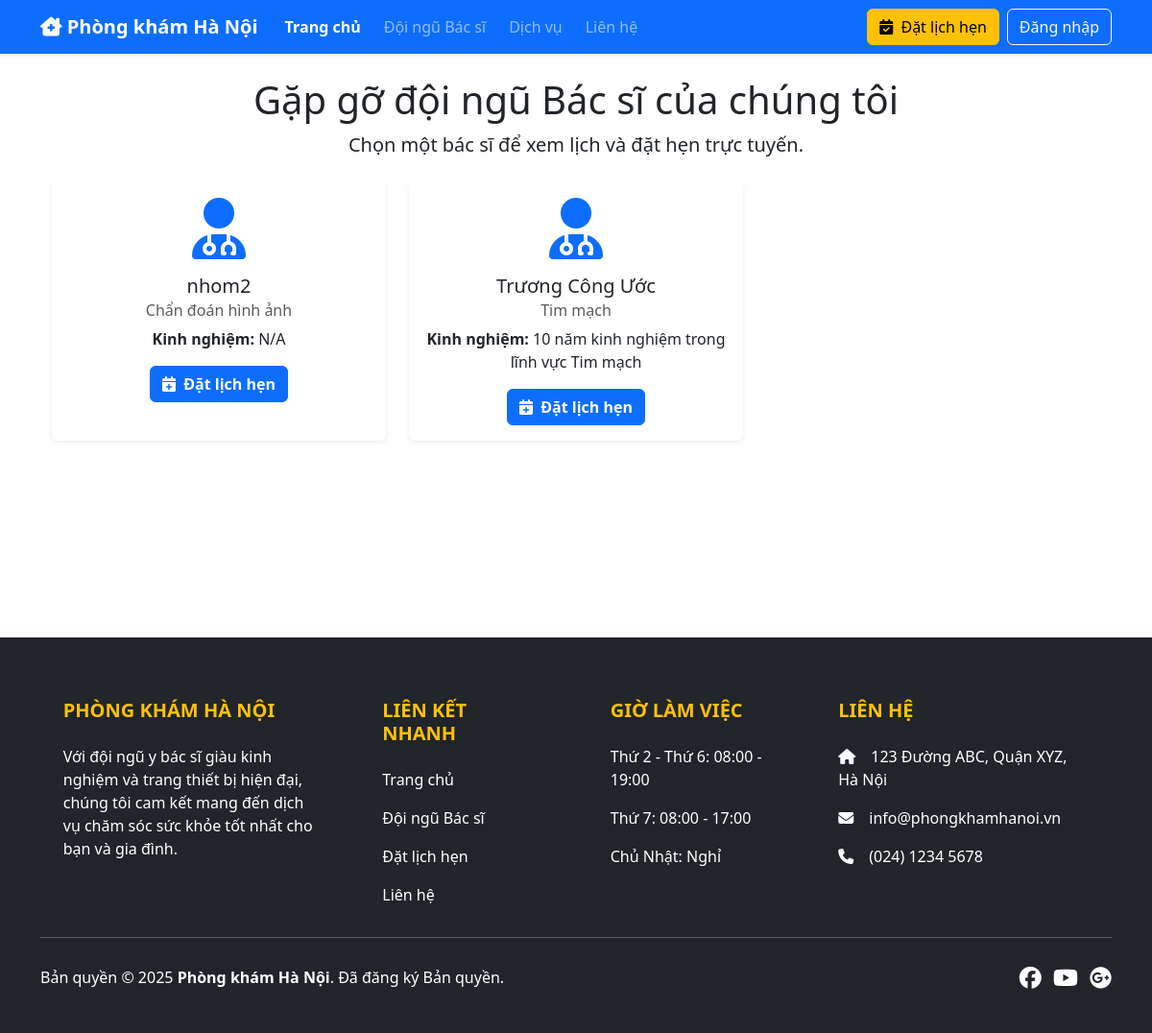
Page /doctors on the committed database.
### tables this page shows
CREATE TABLE `bacsi` (
  `BacSiID` int(11) NOT NULL,
  `UserID` int(11) NOT NULL,
  `ChuyenKhoaID` int(11) DEFAULT NULL,
  `MoTa` text DEFAULT NULL,
  `KinhNghiem` varchar(255) DEFAULT NULL
);

CREATE TABLE `nguoidung` (
  `UserID` int(11) NOT NULL,
  `HoTen` varchar(100) NOT NULL,
  `Email` varchar(100) NOT NULL,
  `MatKhau` varchar(255) NOT NULL,
  `SoDienThoai` varchar(15) DEFAULT NULL,
  `VaiTro` enum('BacSi','BenhNhan','QuanTri') NOT NULL DEFAULT 'BenhNhan',
  `NgayTao` datetime DEFAULT current_timestamp(),
  `HoatDong` tinyint(1) DEFAULT 1
);

CREATE TABLE `chuyenkhoa` (
  `ChuyenKhoaID` int(11) NOT NULL,
  `TenChuyenKhoa` varchar(100) NOT NULL,
  `MoTa` text DEFAULT NULL
);

### app/Controllers/HomeController.php (called while the page is built, shortened)
<?php
class HomeController extends BaseController
{
    public function listDoctors()
    {
        $doctorModel = new Doctor();
        $doctors = $doctorModel->getAllWithSpecialty();
        $this->render('doctors_list', [
            'title' => 'Danh sách Bác sĩ',
            'doctors' => $doctors
        ]);
    }
}

### core/Router.php (called while the page is built, shortened)
<?php
class Router
{
    protected array $routes = [
        'GET' => [],
        'POST' => []
    ];
    public function dispatch(string $uri, string $requestMethod)
    {
        foreach ($this->routes[$requestMethod] as $route => $action) {
            if (preg_match($route, $uri, $matches)) {
                [$controller, $method] = explode('@', $action);
                $controller = "App\\Controllers\\{$controller}";
                $params = array_filter($matches, 'is_string', ARRAY_FILTER_USE_KEY);
                return $this->callAction($controller, $method, $params);
            }
        }
        throw new Exception("Không tìm thấy route cho URI: {$uri}");
    }
    protected function callAction(string $controller, string $method, array $params = []): mixed
    {
        $controllerInstance = new $controller();
        return $controllerInstance->$method(...array_values($params));
    }
    private function addRoute(string $method, string $uri, string $action): void
    {
        $uri = preg_replace('/\{([a-zA-Z0-9_]+)\}/', '(?P<$1>[^/]+)', $uri);
        $uri = '#^' . $uri . '$#';
        $this->routes[$method][$uri] = $action;
    }
}

### public/index.php (called while the page is built, shortened)
<?php
try {
    Router::load(__DIR__ . '/../routes.php')
          ->dispatch(Request::uri(), Request::method());
} catch (Exception $e) {
    echo '<h1>Lỗi</h1>';
    echo '<p>' . $e->getMessage() . '</p>';
}

### config/database.php (called while the page is built)
<?php
return [
    'host' => '127.0.0.1',
    'name' => 'doan1',
    'user' => 'root',
    'pass' => '',
    'port' => 3306,
    'charset' => 'utf8mb4'
];

### core/Database.php (called while the page is built, shortened)
<?php
class Database
{
    private static ?Database $instance = null;
    public PDO $pdo;
    private function __construct()
    {
        $config = require_once __DIR__ . '/../config/database.php';
        $dsn = "mysql:host={$config['host']};port={$config['port']};dbname={$config['name']};charset={$config['charset']}";
        $options = [
            PDO::ATTR_ERRMODE            => PDO::ERRMODE_EXCEPTION,
            PDO::ATTR_DEFAULT_FETCH_MODE => PDO::FETCH_ASSOC,
            PDO::ATTR_EMULATE_PREPARES   => false,
        ];
        try {
            $this->pdo = new PDO($dsn, $config['user'], $config['pass'], $options);
        } catch (PDOException $e) {
            die('Lỗi kết nối Cơ sở dữ liệu: ' . $e->getMessage());
        }
    }
    public static function getInstance(): Database
    {
        if (self::$instance === null) {
            self::$instance = new self();
        }
        return self::$instance;
    }
    public function getConnection(): PDO
    {
        return $this->pdo;
    }
}

### app/Models/Doctor.php (called while the page is built, shortened)
<?php
class Doctor extends BaseModel
{
    protected string $table = 'bacsi';
    public function getAllWithSpecialty(): array
    {
        $sql = "SELECT
                    bs.BacSiID, bs.MoTa, bs.KinhNghiem,
                    u.HoTen,
                    ck.TenChuyenKhoa
                FROM {$this->table} AS bs
                JOIN nguoidung AS u ON bs.UserID = u.UserID
                LEFT JOIN chuyenkhoa AS ck ON bs.ChuyenKhoaID = ck.ChuyenKhoaID
                WHERE u.HoatDong = 1
                ORDER BY u.HoTen";
        $stmt = $this->query($sql);
        return $stmt->fetchAll(PDO::FETCH_ASSOC);
    }
}

### app/Models/BaseModel.php (called while the page is built, shortened)
<?php
abstract class BaseModel
{
    protected PDO $pdo;
    public function __construct()
    {
        $this->pdo = Database::getInstance()->getConnection();
    }
    protected function query(string $sql, array $params = []): PDOStatement|false
    {
        $stmt = $this->pdo->prepare($sql);
        $stmt->execute($params);
        return $stmt;
    }
}

### app/Views/doctors_list.php (the view, shortened to what this page needs)
<div class="container mt-4">
    <div class="text-center mb-4">
        <h1>Gặp gỡ đội ngũ Bác sĩ của chúng tôi</h1>
        <p class="lead">Chọn một bác sĩ để xem lịch và đặt hẹn trực tuyến.</p>
    </div>
    <div class="row">
        <?php if (empty($doctors)): ?>
            <p class="text-center">Chưa có thông tin bác sĩ.</p>
        <?php else: ?>
            <?php foreach ($doctors as $doctor): ?>
                <div class="col-md-6 col-lg-4 mb-4">
                    <div class="card h-100 shadow-sm text-center">
                        <div class="card-body">
                            <i class="fas fa-user-md fa-4x text-primary mb-3"></i>
                            <h5 class="card-title"><?= htmlspecialchars($doctor['HoTen']) ?></h5>
                            <h6 class="card-subtitle mb-2 text-muted"><?= htmlspecialchars($doctor['TenChuyenKhoa'] ?? 'Chưa có chuyên khoa') ?></h6>
                            <p class="card-text"><strong>Kinh nghiệm:</strong> <?= htmlspecialchars($doctor['KinhNghiem'] ?? 'N/A') ?></p>
                            <a href="/appointments/create/<?= $doctor['BacSiID'] ?>" class="btn btn-primary">
                                <i class="fas fa-calendar-plus me-1"></i> Đặt lịch hẹn
                            </a>
                        </div>
                    </div>
                </div>
            <?php endforeach; ?>
        <?php endif; ?>
    </div>
</div>

### public/css/style.css (style rules this page uses)
.card { border: none; }
.btn-primary { transition: background-color 0.2s ease-in-out, transform 0.1s ease; }
.card-body a { font-weight: 600; text-decoration: none; }

### rows in the picture
bacsi: UserID.HoTen "nhom2", ChuyenKhoaID.TenChuyenKhoa "Chẩn đoán hình ảnh", KinhNghiem "N/A"
bacsi: UserID.HoTen "Trương Công Ước", ChuyenKhoaID.TenChuyenKhoa "Tim mạch", KinhNghiem "10 năm kinh nghiệm trong lĩnh vực Tim mạch"
